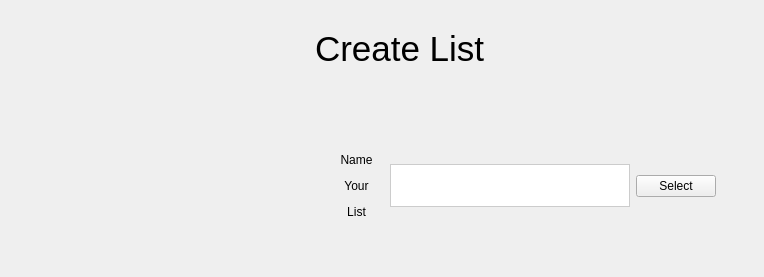
      <widget class="QWidget" name="creatList">
       <layout class="QHBoxLayout" name="horizontalLayout_8">
        <property name="leftMargin">
         <number>0</number>
        </property>
        <property name="topMargin">
         <number>0</number>
        </property>
        <property name="rightMargin">
         <number>0</number>
        </property>
        <property name="bottomMargin">
         <number>0</number>
        </property>
        <item>
         <widget class="QWidget" name="widget_19" native="true">
          <property name="minimumSize">
           <size>
            <width>300</width>
            <height>0</height>
           </size>
          </property>
          <property name="maximumSize">
           <size>
            <width>300</width>
            <height>16777215</height>
           </size>
          </property>
          <widget class="QLabel" name="label_19">
           <property name="geometry">
            <rect>
             <x>0</x>
             <y>0</y>
             <width>250</width>
             <height>131</height>
            </rect>
           </property>
           <property name="maximumSize">
            <size>
             <width>250</width>
             <height>150</height>
            </size>
           </property>
           <property name="text">
            <string/>
           </property>
           <property name="pixmap">
            <pixmap resource="Resources.qrc">:/assets/guitAR.png</pixmap>
           </property>
          </widget>
          <widget class="QLabel" name="label_20">
           <property name="geometry">
            <rect>
             <x>220</x>
             <y>0</y>
             <width>71</width>
             <height>450</height>
            </rect>
           </property>
           <property name="maximumSize">
            <size>
             <width>16777215</width>
             <height>450</height>
            </size>
           </property>
           <property name="text">
            <string/>
           </property>
           <property name="pixmap">
            <pixmap resource="Resources.qrc">:/assets/vertical_lines.png</pixmap>
           </property>
           <property name="scaledContents">
            <bool>true</bool>
           </property>
          </widget>
          <zorder>label_20</zorder>
          <zorder>label_19</zorder>
         </widget>
        </item>
        <item>
         <widget class="QWidget" name="widget_17" native="true">
          <property name="enabled">
           <bool>true</bool>
          </property>
          <property name="sizePolicy">
           <sizepolicy hsizetype="Preferred" vsizetype="Preferred">
            <horstretch>0</horstretch>
            <verstretch>0</verstretch>
           </sizepolicy>
          </property>
          <layout class="QVBoxLayout" name="verticalLayout_12">
           <property name="leftMargin">
            <number>0</number>
           </property>
           <property name="topMargin">
            <number>20</number>
           </property>
           <item>
            <widget class="QWidget" name="widget_14" native="true">
             <layout class="QHBoxLayout" name="horizontalLayout_14">
              <item>
               <widget class="QLabel" name="label_18">
                <property name="sizePolicy">
                 <sizepolicy hsizetype="Preferred" vsizetype="Fixed">
                  <horstretch>0</horstretch>
                  <verstretch>0</verstretch>
                 </sizepolicy>
                </property>
                <property name="focusPolicy">
                 <enum>Qt::NoFocus</enum>
                </property>
                <property name="text">
                 <string>&lt;html&gt;&lt;head/&gt;&lt;body&gt;&lt;p&gt;&lt;img src=&quot;:/assets/orange_square.png&quot;/&gt;&lt;span style=&quot; font-size:26pt;&quot;&gt; Create List&lt;/span&gt;&lt;/p&gt;&lt;/body&gt;&lt;/html&gt;</string>
                </property>
                <property name="scaledContents">
                 <bool>false</bool>
                </property>
               </widget>
              </item>
              <item>
               <spacer name="horizontalSpacer_7">
                <property name="orientation">
                 <enum>Qt::Horizontal</enum>
                </property>
                <property name="sizeHint" stdset="0">
                 <size>
                  <width>215</width>
                  <height>20</height>
                 </size>
                </property>
               </spacer>
              </item>
              <item>
               <widget class="QPushButton" name="backToMenuCreateList">
                <property name="minimumSize">
                 <size>
                  <width>40</width>
                  <height>40</height>
                 </size>
                </property>
                <property name="maximumSize">
                 <size>
                  <width>40</width>
                  <height>40</height>
                 </size>
                </property>
                <property name="styleSheet">
                 <string notr="true">background: url(:/assets/seta_back.png) no-repeat center center transparent;
border: none;</string>
                </property>
                <property name="text">
                 <string/>
                </property>
               </widget>
              </item>
             </layout>
            </widget>
           </item>
           <item>
            <widget class="QWidget" name="widget_18" native="true">
             <property name="sizePolicy">
              <sizepolicy hsizetype="Preferred" vsizetype="Preferred">
               <horstretch>0</horstretch>
               <verstretch>0</verstretch>
              </sizepolicy>
             </property>
             <property name="styleSheet">
              <string notr="true"/>
             </property>
             <layout class="QVBoxLayout" name="verticalLayout_13">
              <property name="leftMargin">
               <number>30</number>
              </property>
              <property name="topMargin">
               <number>20</number>
              </property>
              <property name="rightMargin">
               <number>30</number>
              </property>
              <property name="bottomMargin">
               <number>0</number>
              </property>
              <item>
               <spacer name="verticalSpacer_3">
                <property name="orientation">
                 <enum>Qt::Vertical</enum>
                </property>
                <property name="sizeHint" stdset="0">
                 <size>
                  <width>20</width>
                  <height>40</height>
                 </size>
                </property>
               </spacer>
              </item>
              <item>
               <widget class="QWidget" name="widget_4" native="true">
                <layout class="QHBoxLayout" name="horizontalLayout_7">
                 <property name="leftMargin">
                  <number>0</number>
                 </property>
                 <item>
                  <widget class="QLabel" name="label_3">
                   <property name="styleSheet">
                    <string notr="true">margin: 0 10px 0 0;</string>
                   </property>
                   <property name="text">
                    <string>&lt;html&gt;&lt;head/&gt;&lt;body&gt;&lt;p align=&quot;center&quot;&gt;Name&lt;/p&gt;&lt;p align=&quot;center&quot;&gt;Your&lt;/p&gt;&lt;p align=&quot;center&quot;&gt;List&lt;/p&gt;&lt;/body&gt;&lt;/html&gt;</string>
                   </property>
                  </widget>
                 </item>
                 <item>
                  <widget class="QLineEdit" name="lineEdit">
                   <property name="styleSheet">
                    <string notr="true">background: &quot;#424242&quot;;
padding: 10px;
border: 1px solid #CCC;
text-align: center;
color: white;
font-size: 16px;</string>
                   </property>
                   <property name="alignment">
                    <set>Qt::AlignCenter</set>
                   </property>
                  </widget>
                 </item>
                 <item>
                  <widget class="QPushButton" name="pushButton_6">
                   <property name="text">
                    <string>Select</string>
                   </property>
                  </widget>
                 </item>
                </layout>
               </widget>
              </item>
              <item>
               <spacer name="verticalSpacer_4">
                <property name="orientation">
                 <enum>Qt::Vertical</enum>
                </property>
                <property name="sizeHint" stdset="0">
                 <size>
                  <width>20</width>
                  <height>40</height>
                 </size>
                </property>
               </spacer>
              </item>
             </layout>
            </widget>
           </item>
          </layout>
         </widget>
        </item>
       </layout>
      </widget>
